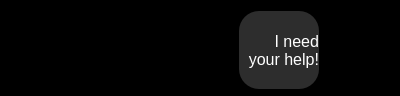
<?xml version="1.0" encoding="UTF-8"?>
<ui version="4.0">
 <class>Form</class>
 <widget class="QWidget" name="Form">
  <property name="geometry">
   <rect>
    <x>0</x>
    <y>0</y>
    <width>400</width>
    <height>96</height>
   </rect>
  </property>
  <property name="windowTitle">
   <string>Form</string>
  </property>
  <property name="styleSheet">
   <string notr="true">*{
	background-color:rgb(0,0,0);
}</string>
  </property>
  <property name="locale">
   <locale language="English" country="Australia"/>
  </property>
  <widget class="QFrame" name="frame">
   <property name="geometry">
    <rect>
     <x>0</x>
     <y>0</y>
     <width>400</width>
     <height>100</height>
    </rect>
   </property>
   <property name="maximumSize">
    <size>
     <width>16777215</width>
     <height>100</height>
    </size>
   </property>
   <property name="styleSheet">
    <string notr="true">frame{
	border:none
}</string>
   </property>
   <property name="frameShape">
    <enum>QFrame::StyledPanel</enum>
   </property>
   <property name="frameShadow">
    <enum>QFrame::Raised</enum>
   </property>
   <layout class="QHBoxLayout" name="horizontalLayout">
    <property name="spacing">
     <number>0</number>
    </property>
    <property name="leftMargin">
     <number>0</number>
    </property>
    <property name="topMargin">
     <number>0</number>
    </property>
    <property name="rightMargin">
     <number>0</number>
    </property>
    <property name="bottomMargin">
     <number>0</number>
    </property>
    <item>
     <spacer name="horizontalSpacer">
      <property name="orientation">
       <enum>Qt::Horizontal</enum>
      </property>
      <property name="sizeHint" stdset="0">
       <size>
        <width>40</width>
        <height>20</height>
       </size>
      </property>
     </spacer>
    </item>
    <item>
     <widget class="QFrame" name="message_frame">
      <property name="minimumSize">
       <size>
        <width>80</width>
        <height>50</height>
       </size>
      </property>
      <property name="maximumSize">
       <size>
        <width>300</width>
        <height>200</height>
       </size>
      </property>
      <property name="frameShape">
       <enum>QFrame::StyledPanel</enum>
      </property>
      <property name="frameShadow">
       <enum>QFrame::Raised</enum>
      </property>
      <layout class="QVBoxLayout" name="verticalLayout_2">
       <item>
        <widget class="QLabel" name="message">
         <property name="minimumSize">
          <size>
           <width>80</width>
           <height>50</height>
          </size>
         </property>
         <property name="maximumSize">
          <size>
           <width>300</width>
           <height>200</height>
          </size>
         </property>
         <property name="palette">
          <palette>
           <active>
            <colorrole role="WindowText">
             <brush brushstyle="SolidPattern">
              <color alpha="255">
               <red>255</red>
               <green>255</green>
               <blue>255</blue>
              </color>
             </brush>
            </colorrole>
            <colorrole role="Button">
             <brush brushstyle="SolidPattern">
              <color alpha="255">
               <red>45</red>
               <green>45</green>
               <blue>45</blue>
              </color>
             </brush>
            </colorrole>
            <colorrole role="Base">
             <brush brushstyle="SolidPattern">
              <color alpha="255">
               <red>45</red>
               <green>45</green>
               <blue>45</blue>
              </color>
             </brush>
            </colorrole>
            <colorrole role="Window">
             <brush brushstyle="SolidPattern">
              <color alpha="255">
               <red>45</red>
               <green>45</green>
               <blue>45</blue>
              </color>
             </brush>
            </colorrole>
           </active>
           <inactive>
            <colorrole role="WindowText">
             <brush brushstyle="SolidPattern">
              <color alpha="255">
               <red>255</red>
               <green>255</green>
               <blue>255</blue>
              </color>
             </brush>
            </colorrole>
            <colorrole role="Button">
             <brush brushstyle="SolidPattern">
              <color alpha="255">
               <red>45</red>
               <green>45</green>
               <blue>45</blue>
              </color>
             </brush>
            </colorrole>
            <colorrole role="Base">
             <brush brushstyle="SolidPattern">
              <color alpha="255">
               <red>45</red>
               <green>45</green>
               <blue>45</blue>
              </color>
             </brush>
            </colorrole>
            <colorrole role="Window">
             <brush brushstyle="SolidPattern">
              <color alpha="255">
               <red>45</red>
               <green>45</green>
               <blue>45</blue>
              </color>
             </brush>
            </colorrole>
           </inactive>
           <disabled>
            <colorrole role="WindowText">
             <brush brushstyle="SolidPattern">
              <color alpha="255">
               <red>120</red>
               <green>120</green>
               <blue>120</blue>
              </color>
             </brush>
            </colorrole>
            <colorrole role="Button">
             <brush brushstyle="SolidPattern">
              <color alpha="255">
               <red>45</red>
               <green>45</green>
               <blue>45</blue>
              </color>
             </brush>
            </colorrole>
            <colorrole role="Base">
             <brush brushstyle="SolidPattern">
              <color alpha="255">
               <red>45</red>
               <green>45</green>
               <blue>45</blue>
              </color>
             </brush>
            </colorrole>
            <colorrole role="Window">
             <brush brushstyle="SolidPattern">
              <color alpha="255">
               <red>45</red>
               <green>45</green>
               <blue>45</blue>
              </color>
             </brush>
            </colorrole>
           </disabled>
          </palette>
         </property>
         <property name="font">
          <font>
           <family>Segoe UI</family>
           <pointsize>12</pointsize>
          </font>
         </property>
         <property name="styleSheet">
          <string notr="true">QLabel {
    background-color: rgb(45,45,45);
	border-radius:20px
}</string>
         </property>
         <property name="text">
          <string>I need your help!</string>
         </property>
         <property name="scaledContents">
          <bool>false</bool>
         </property>
         <property name="alignment">
          <set>Qt::AlignRight|Qt::AlignTrailing|Qt::AlignVCenter</set>
         </property>
         <property name="wordWrap">
          <bool>true</bool>
         </property>
         <property name="margin">
          <number>10</number>
         </property>
        </widget>
       </item>
      </layout>
     </widget>
    </item>
    <item>
     <widget class="QFrame" name="icon_area">
      <property name="maximumSize">
       <size>
        <width>50</width>
        <height>80</height>
       </size>
      </property>
      <property name="frameShape">
       <enum>QFrame::StyledPanel</enum>
      </property>
      <property name="frameShadow">
       <enum>QFrame::Raised</enum>
      </property>
      <layout class="QVBoxLayout" name="verticalLayout">
       <property name="spacing">
        <number>0</number>
       </property>
       <property name="leftMargin">
        <number>0</number>
       </property>
       <property name="topMargin">
        <number>0</number>
       </property>
       <property name="rightMargin">
        <number>0</number>
       </property>
       <property name="bottomMargin">
        <number>0</number>
       </property>
       <item>
        <spacer name="verticalSpacer">
         <property name="orientation">
          <enum>Qt::Vertical</enum>
         </property>
         <property name="sizeHint" stdset="0">
          <size>
           <width>20</width>
           <height>25</height>
          </size>
         </property>
        </spacer>
       </item>
       <item>
        <widget class="QLabel" name="icon">
         <property name="minimumSize">
          <size>
           <width>50</width>
           <height>50</height>
          </size>
         </property>
         <property name="maximumSize">
          <size>
           <width>50</width>
           <height>50</height>
          </size>
         </property>
         <property name="font">
          <font>
           <pointsize>20</pointsize>
          </font>
         </property>
         <property name="styleSheet">
          <string notr="true"/>
         </property>
         <property name="text">
          <string/>
         </property>
         <property name="pixmap">
          <pixmap resource="resources/resources.qrc">:/AI/300ppi/AI.png</pixmap>
         </property>
         <property name="scaledContents">
          <bool>true</bool>
         </property>
        </widget>
       </item>
       <item>
        <spacer name="verticalSpacer_2">
         <property name="orientation">
          <enum>Qt::Vertical</enum>
         </property>
         <property name="sizeHint" stdset="0">
          <size>
           <width>20</width>
           <height>25</height>
          </size>
         </property>
        </spacer>
       </item>
      </layout>
     </widget>
    </item>
    <item>
     <spacer name="horizontalSpacer_2">
      <property name="palette">
       <palette>
        <active>
         <colorrole role="WindowText">
          <brush brushstyle="SolidPattern">
           <color alpha="255">
            <red>255</red>
            <green>255</green>
            <blue>255</blue>
           </color>
          </brush>
         </colorrole>
         <colorrole role="Button">
          <brush brushstyle="SolidPattern">
           <color alpha="255">
            <red>0</red>
            <green>0</green>
            <blue>0</blue>
           </color>
          </brush>
         </colorrole>
         <colorrole role="Base">
          <brush brushstyle="SolidPattern">
           <color alpha="255">
            <red>0</red>
            <green>0</green>
            <blue>0</blue>
           </color>
          </brush>
         </colorrole>
         <colorrole role="Window">
          <brush brushstyle="SolidPattern">
           <color alpha="255">
            <red>0</red>
            <green>0</green>
            <blue>0</blue>
           </color>
          </brush>
         </colorrole>
        </active>
        <inactive>
         <colorrole role="WindowText">
          <brush brushstyle="SolidPattern">
           <color alpha="255">
            <red>255</red>
            <green>255</green>
            <blue>255</blue>
           </color>
          </brush>
         </colorrole>
         <colorrole role="Button">
          <brush brushstyle="SolidPattern">
           <color alpha="255">
            <red>0</red>
            <green>0</green>
            <blue>0</blue>
           </color>
          </brush>
         </colorrole>
         <colorrole role="Base">
          <brush brushstyle="SolidPattern">
           <color alpha="255">
            <red>0</red>
            <green>0</green>
            <blue>0</blue>
           </color>
          </brush>
         </colorrole>
         <colorrole role="Window">
          <brush brushstyle="SolidPattern">
           <color alpha="255">
            <red>0</red>
            <green>0</green>
            <blue>0</blue>
           </color>
          </brush>
         </colorrole>
        </inactive>
        <disabled>
         <colorrole role="WindowText">
          <brush brushstyle="SolidPattern">
           <color alpha="255">
            <red>120</red>
            <green>120</green>
            <blue>120</blue>
           </color>
          </brush>
         </colorrole>
         <colorrole role="Button">
          <brush brushstyle="SolidPattern">
           <color alpha="255">
            <red>0</red>
            <green>0</green>
            <blue>0</blue>
           </color>
          </brush>
         </colorrole>
         <colorrole role="Base">
          <brush brushstyle="SolidPattern">
           <color alpha="255">
            <red>0</red>
            <green>0</green>
            <blue>0</blue>
           </color>
          </brush>
         </colorrole>
         <colorrole role="Window">
          <brush brushstyle="SolidPattern">
           <color alpha="255">
            <red>0</red>
            <green>0</green>
            <blue>0</blue>
           </color>
          </brush>
         </colorrole>
        </disabled>
       </palette>
      </property>
      <property name="orientation">
       <enum>Qt::Horizontal</enum>
      </property>
      <property name="sizeType">
       <enum>QSizePolicy::Fixed</enum>
      </property>
      <property name="sizeHint" stdset="0">
       <size>
        <width>20</width>
        <height>20</height>
       </size>
      </property>
     </spacer>
    </item>
   </layout>
  </widget>
 </widget>
 <resources>
  <include location="resources/resources.qrc"/>
 </resources>
 <connections/>
</ui>
